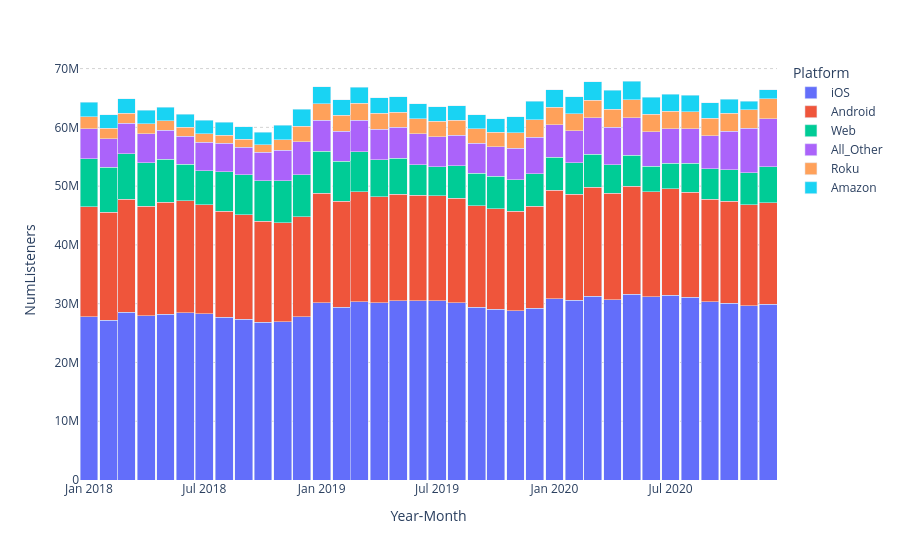

Notebook source saved alongside this figure:
### Code cell
# Sort so bars stack/order correctly along the x-axis
df_mu = df_mu.sort(["Year", "Month"])
display(df_mu)
# Create stacked bar chart
fig = px.bar(
    df_mu,
    x="YearMonth",
    y="NumListeners",
    color="Platform",
    category_orders={"Platform": ["iOS", "Android",  "Web", "All_Other", "Roku", "Amazon",]}
)

fig.update_layout(
    barmode="stack", 
    bargap=0,
    xaxis_title="Year-Month", 
    yaxis_title="NumListeners",
    plot_bgcolor="white",
    paper_bgcolor="white"
)

fig.update_yaxes(
    showgrid=True,
    gridcolor="lightgray",
    gridwidth=1,
    griddash="dot",
    layer="above traces",
)

fig.show()
